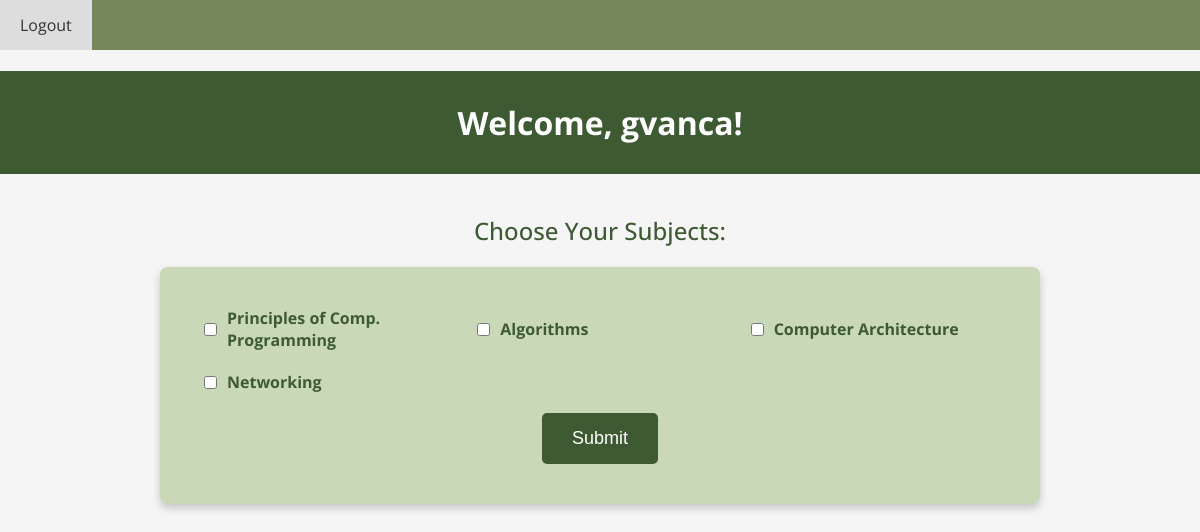
Screenshot of /student/students_page/ (signed in) with the database file from the repository.
### student/models.py (models this page shows, shortened)
class CustomUser(AbstractUser):
    is_student = models.BooleanField(default=False)
    is_lecturer = models.BooleanField(default=False)
    subjects = models.ManyToManyField('Subject', related_name='students',
                                      verbose_name=_('Subjects'))

class Subject(models.Model):
    lecturers = models.ManyToManyField('Lecturer', related_name='subjects')
    title = models.CharField(max_length=255, verbose_name=_("Subject Name"))
    description = models.TextField(verbose_name=_("Subject Description"))
    syllabus = models.FileField(upload_to='syllabus/', verbose_name=_("Syllabus"))
    faculties = models.ManyToManyField(Faculty, related_name='subjects')
    class Meta:
        verbose_name = _('Subject')
        verbose_name_plural = _('Subjects')

### student/views.py (the view)
# urls.py: path('students_page/', views.students_page, name='students_page'),
def students_page(request):
    student = Student.objects.get(user=request.user)
    faculty_subjects = student.faculty.subjects.all()
    if request.method == 'POST':
        selected_subjects_ids = request.POST.getlist('students_page')
        if len(selected_subjects_ids) < 2 or len(selected_subjects_ids) > 7:
            return render(request, 'students_page.html', {'message': 'Please select at least 2 & max 7 subjects.',
                                                          'faculty_subjects': faculty_subjects}, )
        else:
            selected_subjects = Subject.objects.filter(pk__in=selected_subjects_ids)
            student.subjects.set(selected_subjects)
            print(selected_subjects)
            return render(request, 'answer.html', {'user': request.user, 'selected_subjects': selected_subjects})
    else:
        context = {
            'user': request.user,
            'faculty_subjects': faculty_subjects
        }
        return render(request, 'students_page.html', context)

### student/templates/students_page.html (shortened to what this page needs)
<!DOCTYPE html>
<html lang="en">
<head>
</head>
<body>
<nav>
    <a href="{% url 'logout_' %}">Logout</a>
</nav>
   <h1>Welcome, {{ user.username }}!</h1>
   <h2>Choose Your Subjects: </h2>
   <form method="POST" action="{% url 'students_page' %}">
       {% for subject in faculty_subjects %}
           <label>
               <input type="checkbox" id="{{ subject.id }}" name="students_page" value="{{ subject.id }}">
               {{ subject.title }}
           </label>
       {% endfor %}
       <button type="submit">Submit</button>
   </form>
</body>
</html>

### student/templates/students_page.html (style rules this page uses)
body { font-family: 'Open Sans', sans-serif; margin: 0; padding: 0; background: #f5f5f5; }
nav { background-color: #76885B; overflow: hidden; }
nav a { float: left; display: block; color: #DDDDDD; text-align: center; padding: 14px 20px; text-decoration: none; }
h1 { background-color: #3D5A33; color: #FFFFFF; padding: 30px; text-align: center; font-weight: 700; margin-bottom: 40px; }
h2 { color: #3D5A33; font-weight: 500; text-align: center; margin-bottom: 20px; }
form { background-color: #C9D8B6; padding: 40px; max-width: 800px; margin: 0 auto; border-radius: 8px; box-shadow: 0 4px 8px 0 rgba(0, 0, 0, 0.2); display: grid; grid-template-columns: repeat(auto-fit, minmax(200px, 1fr)); gap: 20px; }
label { color: #3D5A33; font-weight: 700; display: flex; align-items: center; cursor: pointer; }
input[type="checkbox"] { margin-right: 10px; cursor: pointer; }
button[type="submit"] { background-color: #3D5A33; color: #FFFFFF; padding: 15px 30px; border: none; border-radius: 5px; font-size: 18px; cursor: pointer; text-decoration: none; transition: background-color 0.3s ease; grid-column: 1 / -1; justify-self: center; }

### rows the page displays
CustomUser: username "gvanca"
Subject: title "Principles of Comp. Programming"
Subject: title "Algorithms"
Subject: title "Computer Architecture"
Subject: title "Networking"
